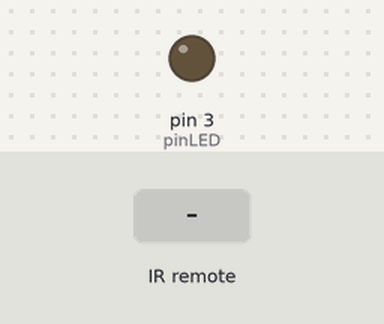
The sketch below on a simulated Arduino Uno, built with avr-gcc and run on an emulated ATmega328P. Shown: output pins drawn as LEDs (lit = HIGH). The inputs (shaded band) are chosen by the test bench.

Above: at 1.2 s.
1.3 s: infrared code 0x219E10EF received
At 2.0 s:
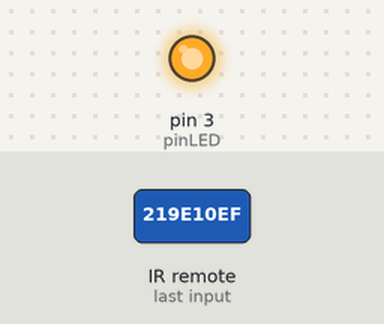
Timing chart, 0 to 5.8 s (numbered marks = the images above; inputs shaded):
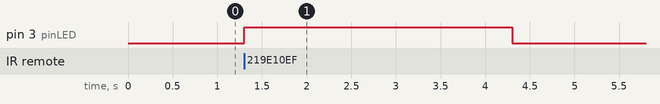

The sketch:

BVTestIR.ino.ino
```cpp
#include <IRremote.h>
#include <IRremoteInt.h>
/*
 */

int pinLED = 3;
int recvPin = 5;        //PIN receiving signal from IR

IRrecv irrecv(recvPin);
decode_results results;

// the setup function runs once when you press reset or power the board
void setup() {
  Serial.begin(9600);
  irrecv.enableIRIn();

  // initialize output pins.
  pinMode(pinLED, OUTPUT);
}

// the loop function runs over and over again forever
void loop() {
  if(irrecv.decode(&results)) {
    //Serial.println(results.value, HEX);
    if (results.value == 0x219E10EF) {
      digitalWrite(pinLED, HIGH);
      delay(3000);                   // wait for a second
      digitalWrite(pinLED, LOW);    // turn the LED off by making the voltage LOW
    }
    irrecv.resume(); // Receive the next value
  }
}
```

Measured:
- after the input at 1.3 s, pin 3 (pinLED): LOW → HIGH at once, → LOW 3.0 s later
